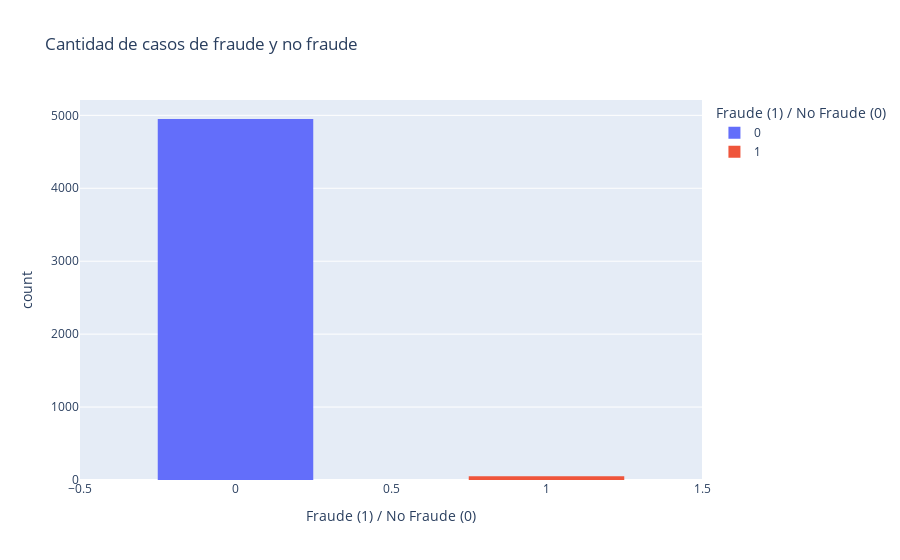

Source (notebook cell):
### Code cell
# Cantidad de casos de fraudes y no fraudes empleando
fig = px.histogram(df, x='target_fraud', color='target_fraud', title='Cantidad de casos de fraude y no fraude', labels={'target_fraud': 'Fraude (1) / No Fraude (0)', 'count': 'Cantidad de Casos'})
fig.update_layout(bargap=0.5)
fig.show()

### Figure 1 — Plotly figure (JSON) as saved in the notebook; plotly's stock layout.template omitted (floating-point values rounded to 4 significant figures; data arrays with more than 128 entries replaced by an {"elided": "..."} marker saying what was removed)
{"data": [{"bingroup": "x", "hovertemplate": "Fraude (1) / No Fraude (0)=%{x}<br>count=%{y}<extra></extra>", "legendgroup": "0", "marker": {"color": "#636efa", "pattern": {"shape": ""}}, "name": "0", "orientation": "v", "showlegend": true, "type": "histogram", "x": {"elided": "4950 int values"}, "xaxis": "x", "yaxis": "y"}, {"bingroup": "x", "hovertemplate": "Fraude (1) / No Fraude (0)=%{x}<br>count=%{y}<extra></extra>", "legendgroup": "1", "marker": {"color": "#EF553B", "pattern": {"shape": ""}}, "name": "1", "orientation": "v", "showlegend": true, "type": "histogram", "x": [1, 1, 1, 1, 1, 1, 1, 1, 1, 1, 1, 1, 1, 1, 1, 1, 1, 1, 1, 1, 1, 1, 1, 1, 1, 1, 1, 1, 1, 1, 1, 1, 1, 1, 1, 1, 1, 1, 1, 1, 1, 1, 1, 1, 1, 1, 1, 1, 1, 1], "xaxis": "x", "yaxis": "y"}], "layout": {"bargap": 0.5, "barmode": "relative", "legend": {"title": {"text": "Fraude (1) / No Fraude (0)"}, "tracegroupgap": 0}, "title": {"text": "Cantidad de casos de fraude y no fraude"}, "xaxis": {"anchor": "y", "categoryarray": [0, 1], "categoryorder": "array", "domain": [0, 1], "title": {"text": "Fraude (1) / No Fraude (0)"}}, "yaxis": {"anchor": "x", "domain": [0, 1], "title": {"text": "count"}}}}
